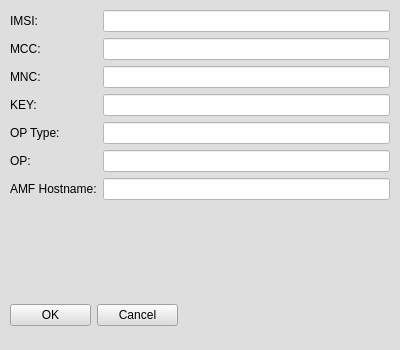
<?xml version="1.0" encoding="UTF-8"?>
<ui version="4.0">
 <class>MainWindow</class>
 <widget class="QMainWindow" name="MainWindow">
  <property name="geometry">
   <rect>
    <x>0</x>
    <y>0</y>
    <width>400</width>
    <height>350</height>
   </rect>
  </property>
  <property name="windowTitle">
   <string>UE Properties</string>
  </property>
  <property name="styleSheet">
   <string notr="true">background-color: rgb(222, 222, 222);</string>
  </property>
  <widget class="QWidget" name="centralwidget">
   <widget class="QWidget" name="formLayoutWidget">
    <property name="geometry">
     <rect>
      <x>10</x>
      <y>10</y>
      <width>380</width>
      <height>280</height>
     </rect>
    </property>
    <layout class="QFormLayout" name="formLayout">
     <item row="0" column="0">
      <widget class="QLabel" name="label">
       <property name="text">
        <string>IMSI:</string>
       </property>
      </widget>
     </item>
     <item row="0" column="1">
      <widget class="QLineEdit" name="UE_IMSI">
       <property name="styleSheet">
        <string notr="true">background-color: rgb(255, 255, 255);</string>
       </property>
      </widget>
     </item>
     <item row="1" column="0">
      <widget class="QLabel" name="label_3">
       <property name="text">
        <string>MCC:</string>
       </property>
      </widget>
     </item>
     <item row="1" column="1">
      <widget class="QLineEdit" name="UE_MCC">
       <property name="styleSheet">
        <string notr="true">background-color: rgb(255, 255, 255);</string>
       </property>
      </widget>
     </item>
     <item row="2" column="0">
      <widget class="QLabel" name="label_4">
       <property name="text">
        <string>MNC:</string>
       </property>
      </widget>
     </item>
     <item row="2" column="1">
      <widget class="QLineEdit" name="UE_MNC">
       <property name="styleSheet">
        <string notr="true">background-color: rgb(255, 255, 255);</string>
       </property>
      </widget>
     </item>
     <item row="3" column="0">
      <widget class="QLabel" name="label_5">
       <property name="text">
        <string>KEY:</string>
       </property>
      </widget>
     </item>
     <item row="3" column="1">
      <widget class="QLineEdit" name="UE_KEY">
       <property name="styleSheet">
        <string notr="true">background-color: rgb(255, 255, 255);</string>
       </property>
      </widget>
     </item>
     <item row="4" column="0">
      <widget class="QLabel" name="label_6">
       <property name="text">
        <string>OP Type:</string>
       </property>
      </widget>
     </item>
     <item row="4" column="1">
      <widget class="QLineEdit" name="UE_OPType">
       <property name="styleSheet">
        <string notr="true">background-color: rgb(255, 255, 255);</string>
       </property>
      </widget>
     </item>
     <item row="5" column="0">
      <widget class="QLabel" name="label_2">
       <property name="text">
        <string>OP:</string>
       </property>
      </widget>
     </item>
     <item row="5" column="1">
      <widget class="QLineEdit" name="UE_OP">
       <property name="styleSheet">
        <string notr="true">background-color: rgb(255, 255, 255);</string>
       </property>
      </widget>
     </item>
     <item row="6" column="0">
      <widget class="QLabel" name="label_7">
       <property name="text">
        <string>AMF Hostname:</string>
       </property>
      </widget>
     </item>
     <item row="6" column="1">
      <widget class="QLineEdit" name="UE_AMFHostname">
       <property name="styleSheet">
        <string notr="true">background-color: rgb(255, 255, 255);</string>
       </property>
      </widget>
     </item>
    </layout>
   </widget>
   <widget class="QWidget" name="gridLayoutWidget">
    <property name="geometry">
     <rect>
      <x>10</x>
      <y>300</y>
      <width>168</width>
      <height>31</height>
     </rect>
    </property>
    <layout class="QGridLayout" name="gridLayout">
     <item row="0" column="0">
      <widget class="QPushButton" name="UE_OKButton">
       <property name="text">
        <string>OK</string>
       </property>
      </widget>
     </item>
     <item row="0" column="1">
      <widget class="QPushButton" name="UE_CancelButton">
       <property name="text">
        <string>Cancel</string>
       </property>
      </widget>
     </item>
    </layout>
   </widget>
  </widget>
 </widget>
 <resources/>
 <connections/>
</ui>
